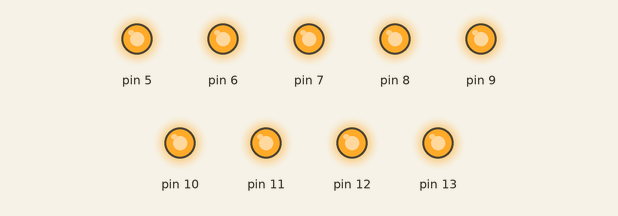
Recording of a sketch running on a simulated Arduino Uno, built with avr-gcc and run on an emulated ATmega328P. Shown: output pins drawn as LEDs (lit = HIGH).

Above: at 2.5 s.
At 7.5 s:
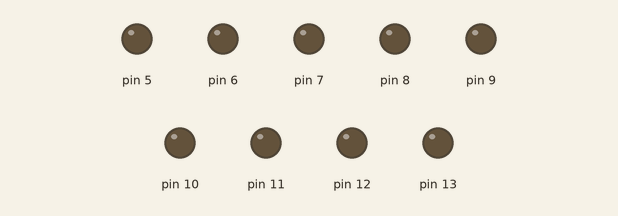
Timing chart, 0 to 13.0 s (numbered marks = the images above):
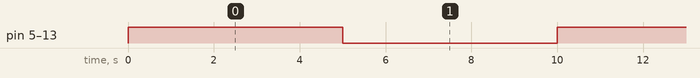

The sketch:

Joule_Thief_BoardTest_MultiBlink.ino
```cpp
void setup() {
  // initialize digital pins 13 down through 5 as outputs
  for (int pin = 5; pin <= 13; pin++) {
    pinMode(pin, OUTPUT);
  }
}

// the loop function runs over and over again forever
void loop() {
  // turn all LEDs on
  for (int pin = 5; pin <= 13; pin++) {
    digitalWrite(pin, HIGH);
  }
  delay(5000);  // wait for a second

  // turn all LEDs off
  for (int pin = 5; pin <= 13; pin++) {
    digitalWrite(pin, LOW);
  }
  delay(5000);  // wait for a second
}
```

Measured:
- by itself, pin 5–13: alternates HIGH for 5.0 s and LOW for 5.0 s
